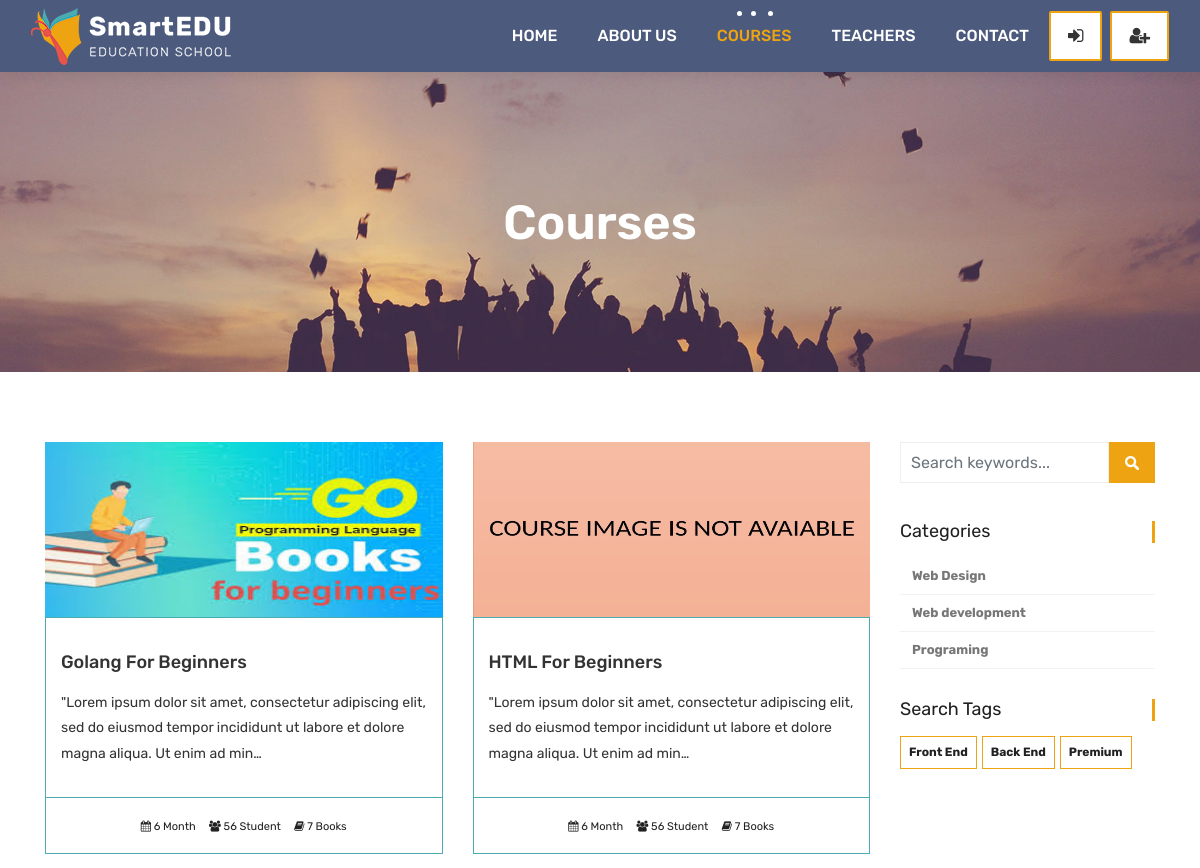
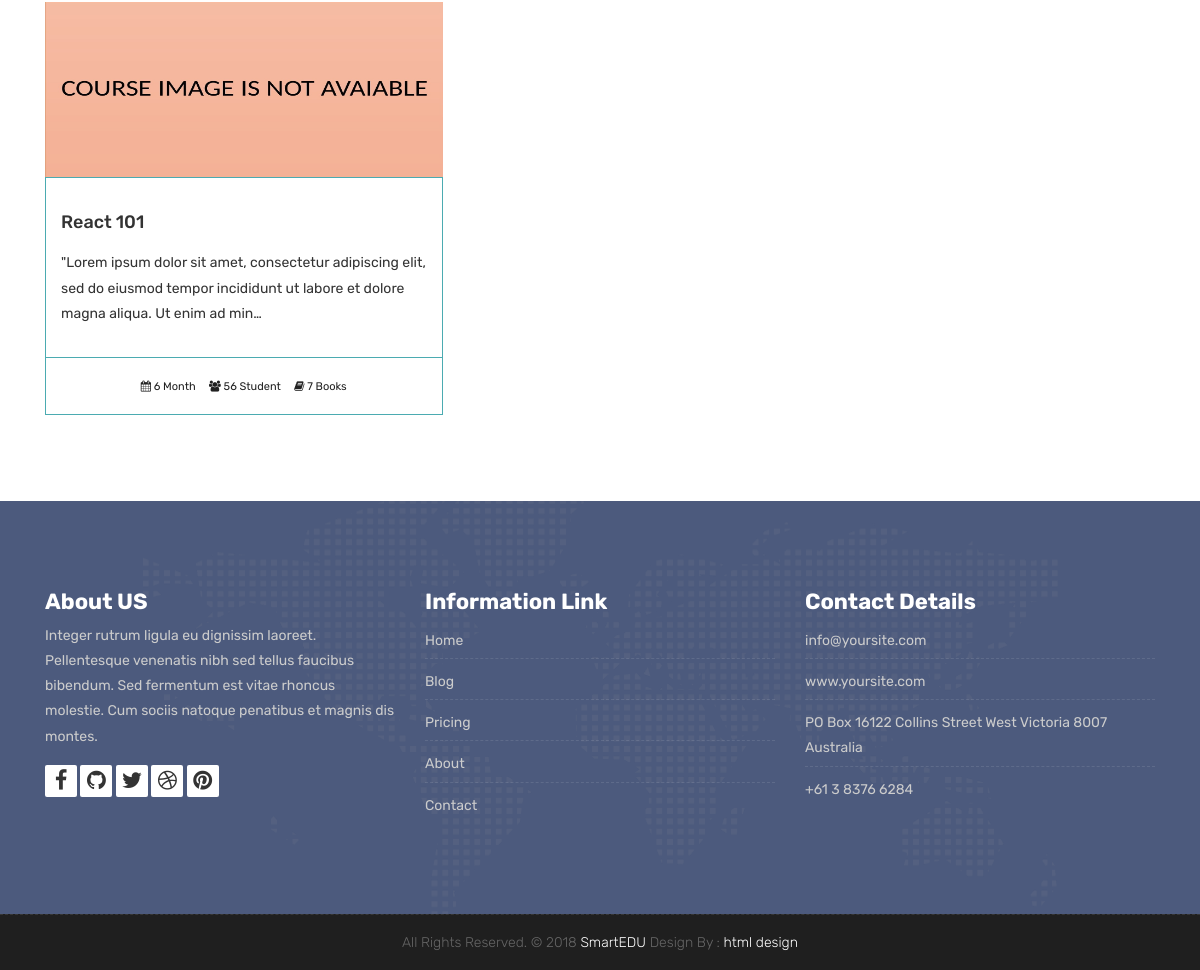
Page /courses/ on the committed database (2 pictures, top to bottom).
### courses/models.py (models this page shows, shortened)
class Course(models.Model):
    teacher=models.ForeignKey(Teacher,null=True, on_delete=models.CASCADE)
    name=models.CharField(max_length=200, unique=True, verbose_name="Kurs Adı ", help_text="Kurs adını yazınız")
    category=models.ForeignKey(Category,null=True,on_delete=models.DO_NOTHING)
    tags=models.ManyToManyField(Tag, blank=True, null=True)
    description=models.TextField(blank=True,null=True)
    image = models.ImageField(upload_to="courses/%Y/%m/%d/", default="courses/default_course_image.jpg")
    date = models.DateTimeField(auto_now=True)
    available = models.BooleanField(default=True)

class Category(models.Model):
       name=models.CharField(max_length=50,null=True)
       slug=models.SlugField(max_length=50, unique=True, null=True)

class Tag(models.Model):
       name=models.CharField(max_length=50,null=True)
       slug=models.SlugField(max_length=50, unique=True, null=True)

### courses/views.py (the view)
# urls.py: path('', views.course_list, name="courses"),
def course_list(request,category_slug=None,tag_slug=None):
    category_page=None
    tag_page=None
    categories=Category.objects.all()
    tags=Tag.objects.all()
    if category_slug != None:
        category_page=get_object_or_404(Category, slug=category_slug)
        courses=Course.objects.filter(available=True, category=category_page)
    elif tag_slug != None:
        tag_page=get_object_or_404(Tag, slug=tag_slug)
        courses=Course.objects.filter(available=True, tags=tag_page)
    else:
        courses=Course.objects.all().order_by('-date')
    context={
        'courses':courses,
        'categories':categories,
        'tags':tags
    }
    return render(request,'courses.html',context)

### templates/courses.html
{% extends 'partials/_base.html' %}
{% block content %}
{% load static %}
	<div class="all-title-box">
		<div class="container text-center">
			<h1>Courses</span></h1>
		</div>
	</div>
    <div id="overviews" class="section wb">
        <div class="container">
            <div class="row">
                <div class="col-lg-9 blog-post-single">
					<div class="row">
						{% for  course in courses %}
                        <div class="col-lg-6 col-md-6 col-12 mb-3">
                            <div class="course-item">
                                <div class="image-blog">
                                    <img src="{{course.image.url}}" alt="" class="img-fluid" style="max-height: 175px;">
                                </div>
                                <div class="course-br">
                                    <div class="course-title">
                                        <h2><a href="{%url 'course_detail' course.category.slug course.id  %}" title="">{{course.name}}</a></h2>
                                    </div>
                                    <div class="course-desc">
                                        <p>{{course.description | truncatechars:140}} </p>
                                    </div>
                                </div>
                                <div class="course-meta-bot">
                                    <ul>
                                        <li><i class="fa fa-calendar" aria-hidden="true"></i> 6 Month</li>
                                        <li><i class="fa fa-users" aria-hidden="true"></i> 56 Student</li>
                                        <li><i class="fa fa-book" aria-hidden="true"></i> 7 Books</li>
                                    </ul>
                                </div>
                            </div>
                        </div>
                        {% endfor  %}
                    </div>
                </div>
				<div class="col-lg-3 col-12 right-single">
					<div class="widget-search">
						<div class="site-search-area">
							<form method="get" id="site-searchform" action="{% url 'search' %}">
								<div>
									<input class="input-text form-control" name="search" placeholder="Search keywords..." type="text">
									<input id="searchsubmit" value="Search" type="submit">
								</div>
							</form>
						</div>
					</div>
					<div class="widget-categories">
						<h3 class="widget-title">Categories</h3>
						<ul>
							{% for category in categories%}
							<li><a href="{% url 'courses_by_category' category.slug %}"><b>{{category.name}}</b></a></li>
                            {% endfor  %}
					    </ul>
					</div>
					<div class="widget-tags">
						<h3 class="widget-title">Search Tags</h3>
						<ul class="tags">
							{% for tag in tags %}
							<li><a href="{% url 'courses_by_tag' tag.slug %}"><b>{{tag.name}}</b></a></li>
                            {% endfor  %}
						</ul>
					</div>
				</div>
            </div>
        </div>
    </div>
 {% endblock %}

### static/style.css (style rules this page uses)
body { color: #333333; font-size: 14px; font-family: 'Rubik', sans-serif; line-height: 1.80857; }
html, body { height: 100%; }
a { color: #1f1f1f; text-decoration: none !important; outline: none !important; -webkit-transition: all .3s ease-in-out; -moz-transition: all .3s ease-in-out; -ms-transition: all .3s ease-in-out; -o-transition: all .3s ease-in-out; transition: all .3s ease-in-out; }
h1, h2, h3, h4, h5, h6 { letter-spacing: 0; font-weight: normal; position: relative; padding: 0 0 10px 0; font-weight: normal; line-height: 120% !important; color: #1f1f1f; margin: 0 }
h1 { font-size: 24px }
h2 { font-size: 22px }
h3 { font-size: 18px }
h1 a, h2 a, h3 a, h4 a, h5 a, h6 a { color: #212121; text-decoration: none!important; opacity: 1 }
a { color: #1f1f1f; text-decoration: none; outline: none; }
a, .btn { text-decoration: none !important; outline: none !important; -webkit-transition: all .3s ease-in-out; -moz-transition: all .3s ease-in-out; -ms-transition: all .3s ease-in-out; -o-transition: all .3s ease-in-out; transition: all .3s ease-in-out; }
.section { display: block; position: relative; overflow: hidden; padding: 70px 0; }
.section.wb { background-color: #ffffff; }
.all-title-box { background: url(images/banner.jpg)no-repeat; -webkit-background-size: cover; -moz-background-size: cover; -o-background-size: cover; background-size: cover; background-position: center; min-height: 300px; }
.all-title-box h1 { color: #fff; font-weight: 600; text-transform: capitalize; padding-top: 11%; font-size: 48px; line-height: 0px; }
.image-blog img { padding: 0 !important; width: 100%; margin: 0 !important; opacity: 1; -ms-filter: "progid:DXImageTransform.Microsoft.Alpha(Opacity=100)"; -moz-opacity: 1; -khtml-opacity: 1; -webkit-transition: all 150ms ease-in-out; -moz-transition: all 150ms ease-in-out; -o-transition: all 150ms ease-in-out; -ms-transition: all 150ms ease-in-out; transition: all 150ms ease-in-out; }
.right-single .widget-search { margin-bottom: 30px; position: relative; display: inline-block; width: 100%; }
#site-searchform .form-control { border: 1px solid #eee; background-color: #fff; width: 82%; height: 41px; padding: 5px 10px 5px 10px; color: #999; float: left; border-radius: 0; }
#site-searchform #searchsubmit { float: left; width: 18%; height: 41px; cursor: pointer; text-indent: -5555em; line-height: 100; overflow: hidden; background: #eea412 url(images/search-icon.png) no-repeat center 14px; border: 0; transition: all 0.4s ease-in-out; -webkit-transition: all 0.4s ease-in-out; -moz-transition: all 0.4s ease-in-out; -ms-transition: all 0.4s ease-in-out; -o-transition: all 0.4s ease-in-out; }
.widget-categories { margin-bottom: 30px; }
.widget-categories .widget-title { font-size: 18px; font-weight: 400; padding: 0px; margin-bottom: 15px; border-right: 3px solid #eea412; }
.widget-categories ul { list-style: none; margin: 0px; padding: 0px; }
.widget-categories ul li { border-bottom: 1px solid #f2f2f2; font-size: 12px; line-height: 20px; padding: 8px 2px 8px 12px; }
.widget-categories ul li a { color: #777; font-size: 13px; }
.widget-tags .widget-title { font-size: 18px; font-weight: 400; padding: 0px; margin-bottom: 15px; border-right: 3px solid #eea412; }
.widget-tags .tags { list-style: none; margin: 0px; padding: 0px; }
.tags li { float: left; padding: 0px; margin: 0px 5px 5px 0px; list-style-type: none; line-height: 25px; }
.tags li a { border: 1px solid #eea412; color: #212121; text-transform: capitalize; float: left; font-size: 12px; padding: 3px 8px; -webkit-transition: all 0.2s; -moz-transition: all 0.2s; -ms-transition: all 0.2s; -o-transition: all 0.2s; transition: all 0.2s; }
.course-item { background: #ffffff; }
.course-title > h2 { margin: 15px 0; padding: 0px; }
.course-title a { font-size: 18px; line-height: 25px; font-weight: 500; color: #333333; text-transform: capitalize; }
.course-br { border: 1px solid #4babb1; padding: 15px; }
.course-meta-bot { border: 1px solid #4babb1; border-top: 0px; padding: 15px; }
.course-meta-bot ul { padding: 0px; margin: 0px; display: block; text-align: center; }
.course-meta-bot ul li { display: inline-block; list-style: none; padding: 0px 5px; color: #212121; font-size: 11px; }

### rows in the picture
Course: image (picture), name "Golang For Beginners", description "\"Lorem ipsum dolor sit amet, consectetur adipiscing elit, sed do eiusmod tempor incididunt ut labore et dolore magna aliqua. Ut enim ad min…"
Course: image (placeholder picture), name "HTML For Beginners", description "\"Lorem ipsum dolor sit amet, consectetur adipiscing elit, sed do eiusmod tempor incididunt ut labore et dolore magna aliqua. Ut enim ad min…"
Course: image (placeholder picture), name "React 101", description "\"Lorem ipsum dolor sit amet, consectetur adipiscing elit, sed do eiusmod tempor incididunt ut labore et dolore magna aliqua. Ut enim ad min…"
Category: name "Web Design"
Category: name "Web development"
Category: name "Programing"
Tag: name "Front End"
Tag: name "Back End"
Tag: name "Premium"
